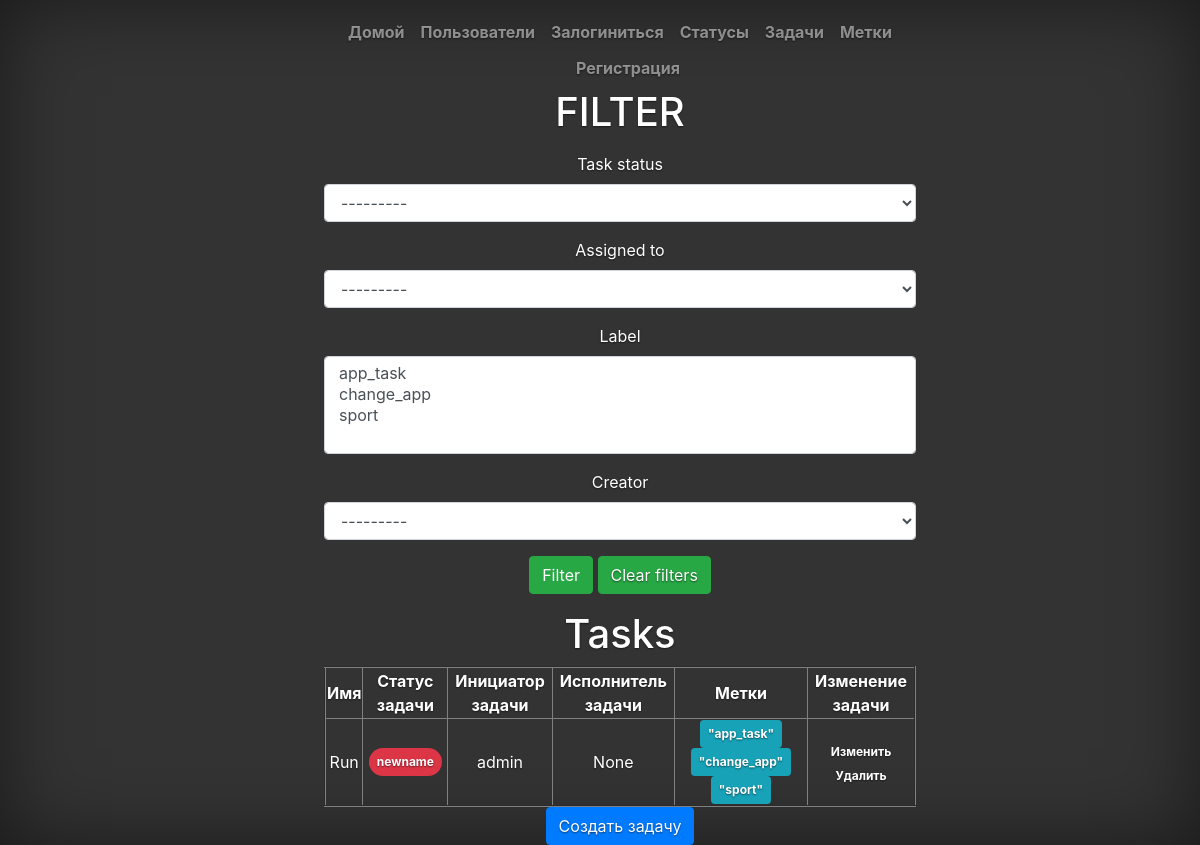
/tasks/, run on the app's committed database.
### tasks/models.py (models this page shows, shortened)
class Task(models.Model):
    name = models.CharField(max_length=50, null=True, blank=True,)
    description = models.CharField(max_length=150, null=True, blank=True,)
    task_status = models.ForeignKey(TaskStatus, null=True, blank=True, on_delete=models.PROTECT)
    creator = models.ForeignKey(CustomUser, on_delete=models.CASCADE, null=True, blank=True, related_name='creator')
    assigned_to = models.ForeignKey(CustomUser, on_delete=models.SET_NULL, null=True, blank=True, related_name='assigned')
    label = models.ManyToManyField(Label)
    class Meta():
        ordering = ['name']

class TaskStatus(models.Model):
    name = models.CharField(verbose_name='Имя', max_length=70, unique=True)
    def __str__(self):
        return self.name
    class Meta():
        ordering = ['name']

class Label(models.Model):
    name = models.CharField(verbose_name='Имя', max_length=70, unique=True)
    def __str__(self):
        return self.name
    class Meta():
        ordering = ['name']

### users/models.py (models this page shows, shortened)
class CustomUser(AbstractUser):
    class Meta():
        ordering = ['username']
    def __str__(self):
        return self.username

### tasks/views.py (the view)
# urls.py: path('', views.ListTasksView.as_view(), name='tasks_list'),
class ListTasksView(generic.ListView):
    model = Task
    template_name = 'tasks_index.html'
    def get_context_data(self, **kwargs):
        context = super().get_context_data(*kwargs)
        context['filter'] = TaskFilter(self.request.GET)
        return context

### tasks/templates/tasks_index.html (shortened to what this page needs)
{% extends 'index.html' %}
{% load bootstrap4 %}
{% load i18n %}
{% block welcome %}
<h1>FILTER</h1>
<p>
	<form method="get" class="form">
		{% bootstrap_form filter.form %}
		{% bootstrap_button "Filter" button_class="btn-success" %}
		<a href="{% url 'tasks:tasks_list' %}" class="btn btn-success">
			Clear filters
		</a>
	</form>
</p>
	<h1>Tasks</h1>
		<table border="2" align="center">
			<tr>
				<th>Имя</th>
				<th>Статус задачи</th>
				<th>Инициатор задачи</th>
				<th>Исполнитель задачи</th>
				<th>Метки</th>
				<th>Изменение задачи</th>
			</tr>
			{% for task in filter.qs %}
				<tr>
					<td><a href={% url 'tasks:task' task.id %}>{{ task.name }}</a></td>
					<td><a class="badge badge-danger badge-pill p-2" href={% url 'tasks:task' task.id %}>{{ task.task_status }}</a></td>
					<td><a href={% url 'tasks:task' task.id %}>{{ task.creator }}</a></td>
					<td><a href={% url 'tasks:task' task.id %}>{{ task.assigned_to }}</a></td>
					<td>
					{% for tag in task.label.all %}
						<a class="badge badge-info p-2" href={% url 'tasks:task' task.id %}>"{{ tag }}"</a>
					{% endfor %}
					</td>
					<td>
						<a class="badge badge-infop-2" href={% url 'tasks:update_task' task.id %}>Изменить</a>
						<a class="badge badge-infop-2" href={% url 'tasks:delete_task' task.id %}>Удалить</a>
					</td>
				</tr>
			{% endfor %}
		</table>
	<a class="btn btn-primary" href={% url 'tasks:create_task' %}>{% translate "Создать задачу" %}</a>
{% endblock %}

### task_manager/static/css/cover.css (style rules this page uses)
a, a:focus, a:hover { color: #fff; }
html, body { height: 100%; background-color: #333; }
body { display: -ms-flexbox; display: -webkit-box; display: flex; -ms-flex-pack: center; -webkit-box-pack: center; justify-content: center; color: #fff; text-shadow: 0 .05rem .1rem rgba(0, 0, 0, .5); box-shadow: inset 0 0 5rem rgba(0, 0, 0, .5); }

### data on the page
Task: name "Run", task_status "newname", creator "admin", assigned_to "None"
Label: name "app_task"
Label: name "change_app"
Label: name "sport"
